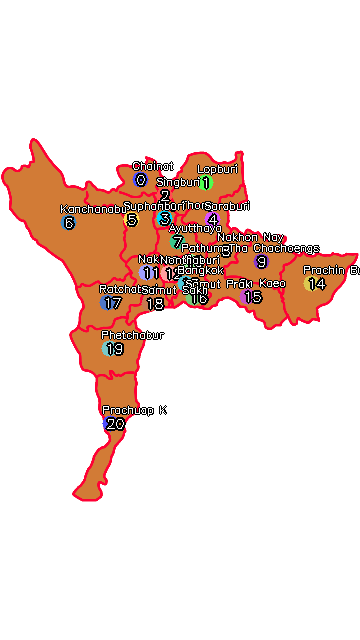
#> input picture scripts/debug_central.png, 360 x 640 px, given in place of thailand-map north.png, which was not available
$ python extract_provinces.py
#> lines starting #> are read from the running program, lines starting #| are printed output that depends on the picture; after the words box and inside, x2 and y2 are one past the last pixel; in counts of white or black regions, pixels touching at a corner belong together; pictures that were not available may be replaced by others from this repository, and a replacement may not be noted
"""
Extract province areas from regional map images using border-based segmentation.
Each image: single fill color + red border lines between provinces.
Outputs: numbered area_1, area_2, ... + debug PNG with area numbers.
"""
import sys, io
sys.stdout = io.TextIOWrapper(sys.stdout.buffer, encoding="utf-8")
sys.stderr = io.TextIOWrapper(sys.stderr.buffer, encoding="utf-8")
import cv2, numpy as np, json, os

REGION_IMAGE_MAP = {
    "northern":     "public/thailand-map north.png",
    "northeastern": "public/thailand-map north east.png",
    "central":      "public/thailand-map center.png",
    "eastern":      "public/thailand-map east.png",
    "southern":     "public/thailand-map south.png",
}


def extract_province_areas(region_id, image_path):
#> called with region_id = 'northern', image_path = 'public/thailand-map north.png'
    print(f"\n{'='*60}")
    print(f"Region: {region_id}  file: {image_path}")

    img = cv2.imread(image_path)
#> img is the input picture: shape (640, 360, 3); mean B, G, R 217.8, 224.3, 240.9
    if img is None:
        print(f"  ERROR: Cannot read {image_path}")
        return [], None

    h, w = img.shape[:2]
#> h = 640; w = 360
    rgb = cv2.cvtColor(img, cv2.COLOR_BGR2RGB).astype(np.int32)
    R, G, B = rgb[:,:,0], rgb[:,:,1], rgb[:,:,2]
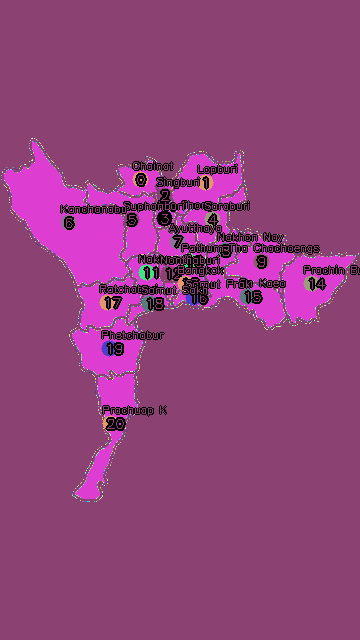
#> R: shape (640, 360) int32; 53 distinct labels, from 0 to 255; one colour per label, 0 black
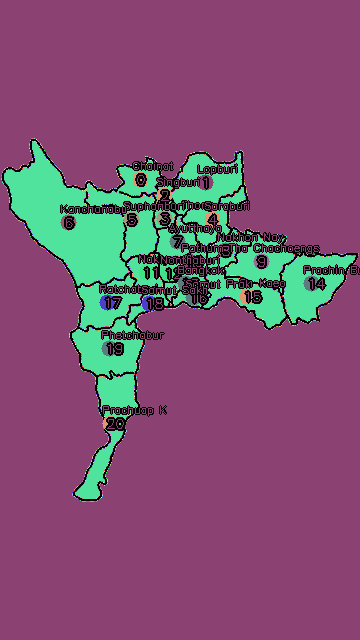
#> G: shape (640, 360) int32; 167 distinct labels, from 0 to 255; one colour per label, 0 black
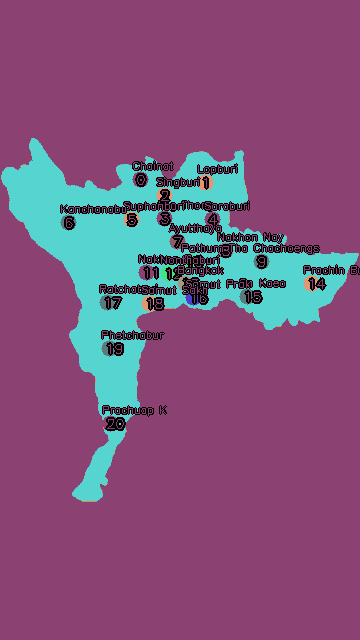
#> B: shape (640, 360) int32; 13 distinct labels, from 0 to 255; one colour per label, 0 black

    # Masks
    white_mask  = (R > 230) & (G > 230) & (B > 230)
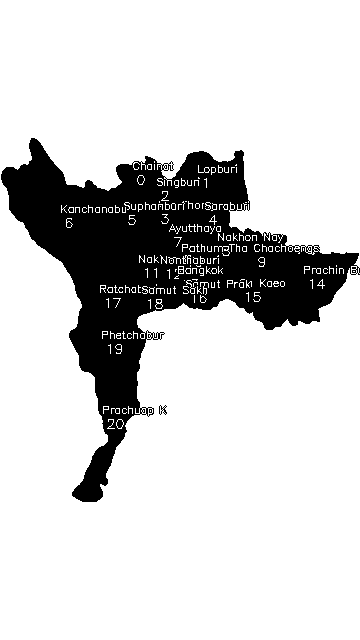
#> white_mask: shape (640, 360) bool; 81.8% white; 13 black regions (11 under 20 px), largest, box (x1, y1, x2, y2) and area: (1, 138, 360, 502) 41812, (159, 405, 167, 415) 37
    border_mask = (R > 200) & (G < 80)   # red lines between provinces
#> border_mask: shape (640, 360) bool; 2.6% white in thin lines or dots, all inside (x1, y1, x2, y2) = (1, 138, 358, 501)

    # Dilate borders to close tiny gaps
    kern = np.ones((3, 3), np.uint8)
    border_dil = cv2.dilate(border_mask.astype(np.uint8), kern, iterations=1)
#> border_dil: shape (640, 360); values 0 (black) and 1 (white), 5.4% white; 40 white regions (17 under 20 px), largest, box (x1, y1, x2, y2) and area: (0, 137, 162, 423) 5352, (163, 250, 359, 331) 2330, (168, 150, 249, 209) 1011

    # Fill = not white, not border
    fill = (~white_mask).astype(np.uint8) & ~border_dil
#> fill: shape (640, 360); values 0 (black) and 1 (white), 13.4% white; 46 white regions (33 under 20 px), largest, box (x1, y1, x2, y2) and area: (120, 155, 320, 326) 10894, (5, 143, 127, 284) 7837, (79, 255, 167, 328) 2767

    # Remove noise via morphological open
    fill = cv2.morphologyEx(fill, cv2.MORPH_OPEN, kern)
#> fill: shape (640, 360); values 0 (black) and 1 (white), 12.2% white; 54 white regions (20 under 20 px), largest, box (x1, y1, x2, y2) and area: (5, 144, 126, 283) 7725, (283, 257, 353, 319) 2560, (74, 320, 142, 373) 2216

    # Connected components
    num_labels, labels, stats, centroids = cv2.connectedComponentsWithStats(fill, connectivity=8)
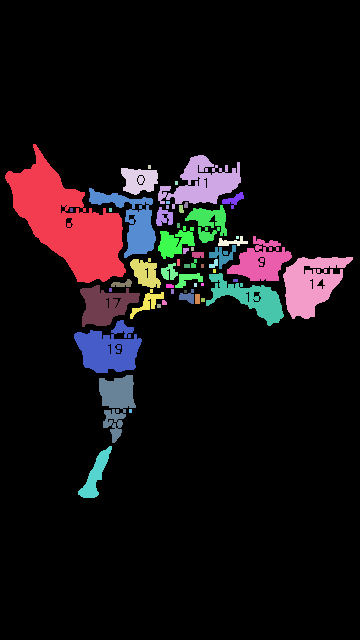
#> labels: shape (640, 360) int32; 55 distinct labels, from 0 to 54; one colour per label, 0 black
#> num_labels = 55; stats = 55 rows, first 6: [0, 0, 360, 640, 202198], [5, 144, 121, 139, 7725], [158, 155, 83, 54, 2166], [148, 165, 3, 4, 12], [121, 168, 37, 27, 721], [175, 181, 3, 4, 12]; centroids = 55 pairs, first value 67.39 to 310.6, second value 166.5 to 474.9

    # Keep areas > 0.05% of image (catches small provinces)
    min_area = w * h * 0.0005
#> min_area = 115.2
    valid = [
        {
            "idx":    i,
            "area":   int(stats[i, cv2.CC_STAT_AREA]),
            "cx_pct": round(float(centroids[i][0]) / w * 100, 3),
            "cy_pct": round(float(centroids[i][1]) / h * 100, 3),
        }
        for i in range(1, num_labels)
        if stats[i, cv2.CC_STAT_AREA] > min_area
    ]
#> valid = 22 items

    # Sort top-to-bottom then left-to-right
    valid.sort(key=lambda a: (round(a["cy_pct"] / 5) * 5, a["cx_pct"]))
    print(f"  Found {len(valid)} areas  (image {w}x{h}, min_area={min_area:.0f})")

    areas = []
    debug_bgr = img.copy()

    for seq, a in enumerate(valid):
        num = seq + 1
        label_idx = a["idx"]

        # Extract polygon
        comp_mask = (labels == label_idx).astype(np.uint8)
        comp_mask = cv2.morphologyEx(comp_mask, cv2.MORPH_CLOSE, np.ones((5,5), np.uint8))
        contours, _ = cv2.findContours(comp_mask, cv2.RETR_EXTERNAL, cv2.CHAIN_APPROX_SIMPLE)
        if not contours:
            continue
        contour = max(contours, key=cv2.contourArea)
        arc_len = cv2.arcLength(contour, True)
        if arc_len == 0:
            continue
        approx = cv2.approxPolyDP(contour, 0.005 * arc_len, True)
        pts = " ".join(f"{round(pt[0]/w*100,3)},{round(pt[1]/h*100,3)}" for pt in approx.reshape(-1,2))

        areas.append({
            "id":     f"area_{num}",
            "name":   f"area_{num}",
            "points": pts,
            "labelX": a["cx_pct"],
            "labelY": a["cy_pct"],
        })

        # Draw number on debug image
        cx_px = int(a["cx_pct"] / 100 * w)
        cy_px = int(a["cy_pct"] / 100 * h)
        cv2.circle(debug_bgr, (cx_px, cy_px), 42, (0,0,0), -1)
        cv2.circle(debug_bgr, (cx_px, cy_px), 38, (255,255,255), -1)
        text = str(num)
        fs = 1.3
        th = 3
        (tw, tht), _ = cv2.getTextSize(text, cv2.FONT_HERSHEY_SIMPLEX, fs, th)
        cv2.putText(debug_bgr, text, (cx_px - tw//2, cy_px + tht//2),
                    cv2.FONT_HERSHEY_SIMPLEX, fs, (20,20,20), th, cv2.LINE_AA)
        print(f"  area_{num:02d}  centroid=({a['cx_pct']:.1f}%, {a['cy_pct']:.1f}%)  px={a['area']}")
#> this loop made 22 passes
#> (a, label_idx, arc_len, cx_px, cy_px, text, tw) on passes 1 to 7: ({'idx': 4, 'area': 721, 'cx_pct': 38.59, 'cy_pct': 28.1}, 4, 120.3, 138, 179, '1', 29), ({'idx': 2, 'area': 2166, 'cx_pct': 56.18, 'cy_pct': 28.55}, 2, 304.9, 202, 182, '2', 29), ({'idx': 7, 'area': 151, 'cx_pct': 64.8, 'cy_pct': 31.17}, 7, 65.8, 233, 199, '3', 29), ({'idx': 1, 'area': 7725, 'cx_pct': 18.72, 'cy_pct': 34.71}, 1, 470.7, 67, 222, '4', 29), ({'idx': 6, 'area': 1716, 'cx_pct': 36.58, 'cy_pct': 34.51}, 6, 295.4, 131, 220, '5', 29), ({'idx': 13, 'area': 210, 'cx_pct': 45.46, 'cy_pct': 33.88}, 13, 66.73, 163, 216, '6', 29), ({'idx': 12, 'area': 807, 'cx_pct': 57.88, 'cy_pct': 34.67}, 12, 151.6, 208, 221, '7', 29)
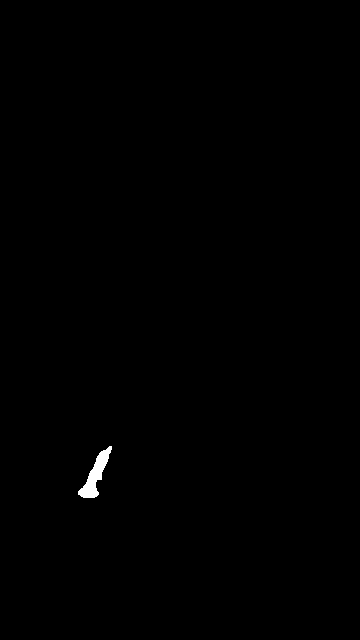
#> comp_mask: shape (640, 360); values 0 (black) and 1 (white), 0.28% white; 1 white region, box (x1, y1, x2, y2) and area: (78, 446, 112, 498) 648
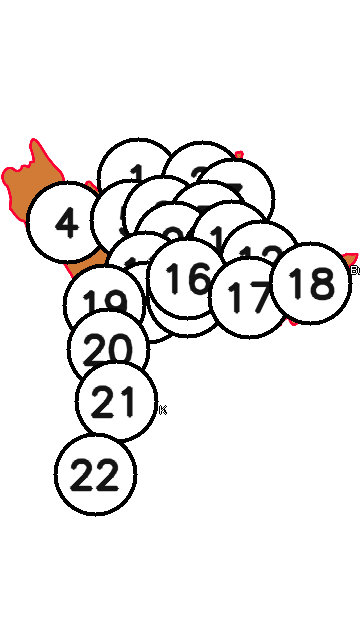
#> debug_bgr: shape (640, 360, 3); 19.52% of pixels changed, all inside (x1, y1, x2, y2) = (25, 137, 353, 517)
#> after the loop, areas = 22 items

    return areas, debug_bgr


def main():
    base_dir = os.path.dirname(os.path.dirname(os.path.abspath(__file__)))
    os.chdir(base_dir)

    all_results = {}
    for region_id, image_path in REGION_IMAGE_MAP.items():
        areas, debug_img = extract_province_areas(region_id, image_path)
#> areas = 22 items
        all_results[region_id] = {
            "imageFile": f"/{image_path.replace('public/', '')}",
            "provinces": areas,
        }
        if debug_img is not None:
            out = f"scripts/debug_{region_id}.png"
            cv2.imwrite(out, debug_img)
            print(f"  Saved: {out}")
#> pass 2 of the loop in main, `for region_id, image_path in REGION_IMAGE_MAP.items():`:
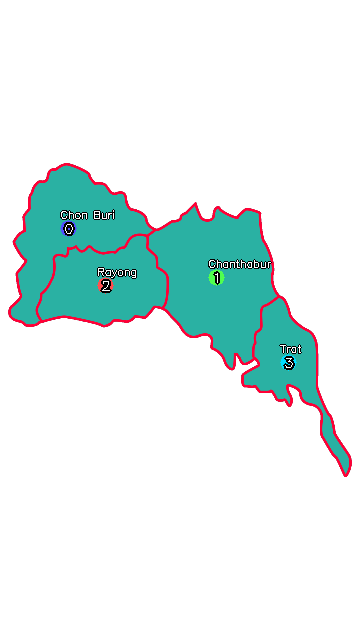
#> input picture scripts/debug_eastern.png, 360 x 640 px, given in place of thailand-map north east.png, which was not available
#> in extract_province_areas, img is the input picture: shape (640, 360, 3); mean B, G, R 236.7, 237.7, 222.8
#> R: shape (640, 360) int32; 214 distinct labels, from 0 to 255
#> G: shape (640, 360) int32; 189 distinct labels, from 0 to 255
#> B: shape (640, 360) int32; 135 distinct labels, from 0 to 255
#> white_mask: shape (640, 360) bool; 83% white; 4 black regions (3 under 20 px), largest, box (x1, y1, x2, y2) and area: (8, 163, 352, 477) 39081
#> border_mask: shape (640, 360) bool; 1.7% white in thin lines or dots, all inside (x1, y1, x2, y2) = (8, 163, 352, 477)
#> border_dil: shape (640, 360); values 0 (black) and 1 (white), 3.4% white; 1 white region, box (x1, y1, x2, y2) and area: (7, 162, 353, 478) 7943
#> in extract_province_areas (call 2), `num_labels, labels, stats, centroids = cv2.connectedComponentsWithStat..`:
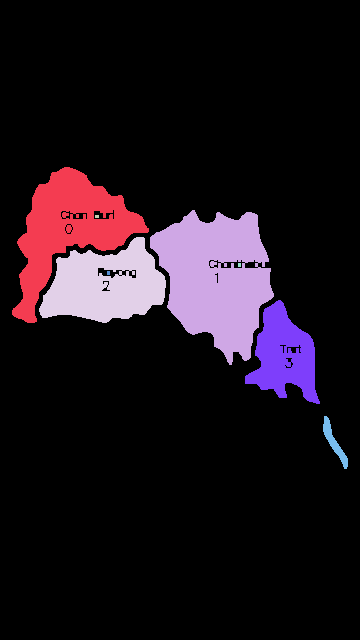
#> labels: shape (640, 360) int32; 9 distinct labels, from 0 to 8; one colour per label, 0 black
#> num_labels = 9; stats = [[0, 0, 360, 640, 198273], [12, 167, 137, 156, 8490], [150, 210, 124, 155, 11936], [95, 215, 4, 3, 12], [39, 237, 127, 86, 7027], [238, 263, 3, 4, 12], [107, 271, 3, 4, 12], [245, 300, 75, 104, 4246], [323, 416, 25, 53, 392]]; centroids = [[182.2, 326.1], [68, 228.8], [215.8, 277.8], [96.5, 216], [104.8, 284.9], [239, 264.5], [108, 272.5], [283.6, 355.3], [333.8, 441.9]]
#> valid = 5 items
#> the loop in extract_province_areas (call 2), `for seq, a in enumerate(valid):` made 5 passes
#> (a, label_idx, arc_len, cx_px, cy_px, text) on passes 1 to 5: ({'idx': 1, 'area': 8490, 'cx_pct': 18.89, 'cy_pct': 35.74}, 1, 539, 67, 228, '1'), ({'idx': 4, 'area': 7027, 'cx_pct': 29.11, 'cy_pct': 44.52}, 4, 389.3, 104, 284, '2'), ({'idx': 2, 'area': 11936, 'cx_pct': 59.93, 'cy_pct': 43.4}, 2, 534.2, 215, 277, '3'), ({'idx': 7, 'area': 4246, 'cx_pct': 78.79, 'cy_pct': 55.52}, 7, 345.2, 283, 355, '4'), ({'idx': 8, 'area': 392, 'cx_pct': 92.73, 'cy_pct': 69.05}, 8, 126.2, 333, 441, '5')
#> after the loop in extract_province_areas (call 2), `for seq, a in enumerate(valid):`:
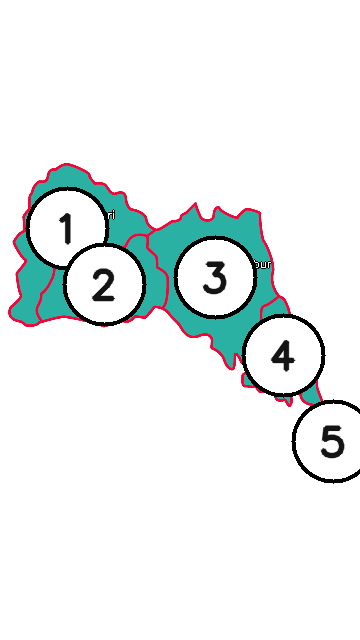
#> debug_bgr: shape (640, 360, 3); 9.97% of pixels changed, all inside (x1, y1, x2, y2) = (25, 186, 360, 484)

    with open("scripts/province_polygons.json", "w", encoding="utf-8") as f:
        json.dump(all_results, f, ensure_ascii=False, indent=2)
    print("\nSaved scripts/province_polygons.json")
    generate_typescript(all_results)


def generate_typescript(data):
    lines = [
        "// Auto-generated province polygon data",
        "// Area IDs are placeholders (area_1, area_2, ...) -- province names to be assigned by user",
        "",
        "export interface ProvincePolygon {",
        "  id: string;",
        "  name: string;",
        "  points: string;",
        "  labelX: number;",
        "  labelY: number;",
        "}",
        "",
        "export interface RegionProvinceData {",
        "  imageFile: string;",
        "  provinces: ProvincePolygon[];",
        "}",
        "",
        "export const REGION_PROVINCE_MAP: Record<string, RegionProvinceData> = {",
    ]
    for rid, rd in data.items():
        lines += [
            f"  {rid}: {{",
            f'    imageFile: "{rd["imageFile"]}",',
            f"    provinces: [",
        ]
        for p in rd["provinces"]:
            lines += [
                f"      {{",
                f'        id: "{p["id"]}",',
                f'        name: "{p["name"]}",',
                f'        points: "{p["points"]}",',
                f"        labelX: {p['labelX']},",
                f"        labelY: {p['labelY']},",
                f"      }},",
            ]
        lines += ["    ],", "  }},"]
#> this loop made 5 passes
#> rid on passes 1 to 3: 'northern', 'northeastern', 'central'
#> after the loop, lines = 266 items
    lines += ["};", ""]

    with open("src/data/province-polygons.ts", "w", encoding="utf-8") as f:
        f.write("\n".join(lines))
    print("Saved src/data/province-polygons.ts")

    print("\n--- Summary ---")
    for rid, rd in data.items():
        print(f"  {rid}: {len(rd['provinces'])} areas")


if __name__ == "__main__":
    main()
